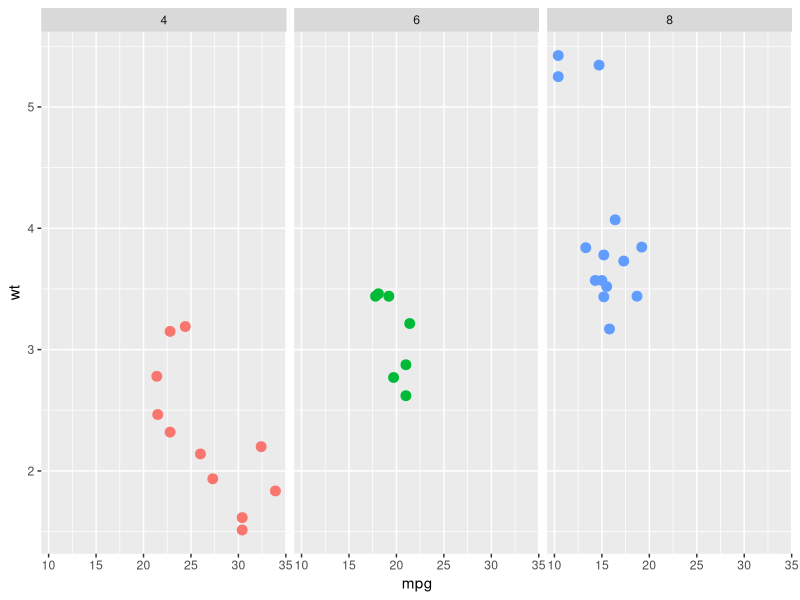
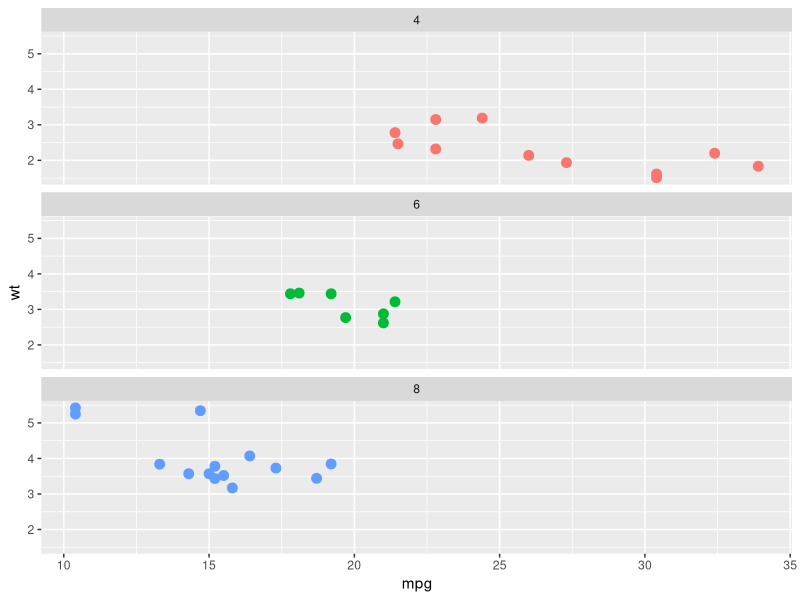
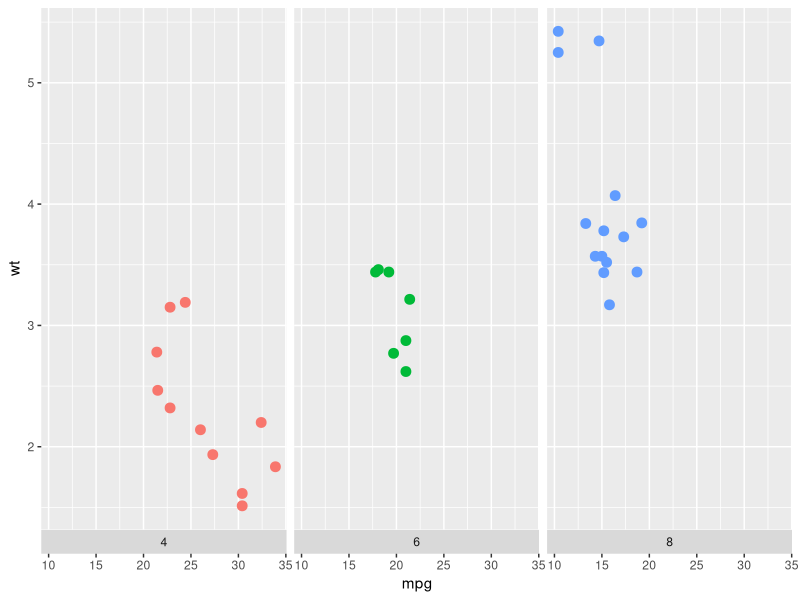
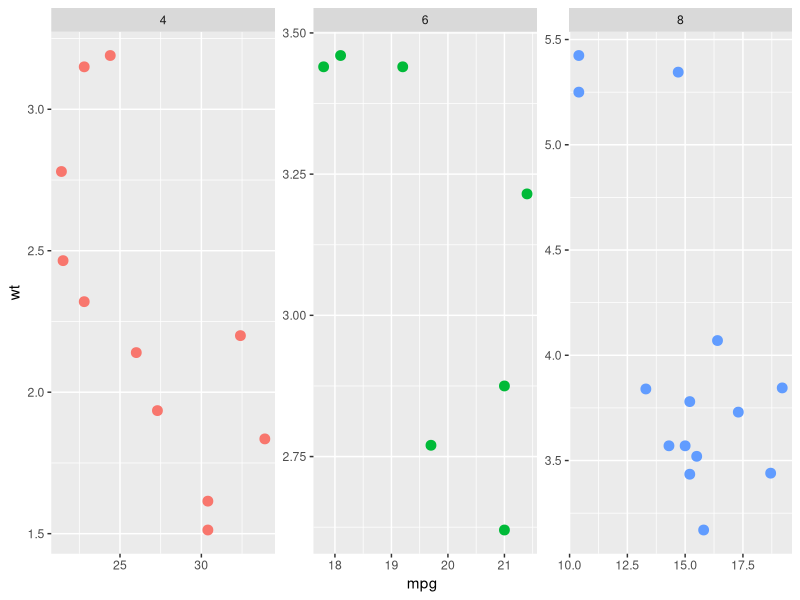

Reproduce these figures in R, in order.
## ---- chunk 1
library(ggplot2)
head(mtcars)
 
# Split by columns (default)
ggplot( mtcars , aes(x=mpg, y=wt, color=as.factor(cyl) )) + 
  geom_point(size=3) +  
  facet_wrap(~cyl) +
  theme(legend.position="none")
# Split by row
ggplot( mtcars , aes(x=mpg, y=wt, color=as.factor(cyl)  )) + 
  geom_point(size=3) +  
  facet_wrap(~cyl , dir="v")  +
  theme(legend.position="none")
# Add label at the bottom
ggplot( mtcars , aes(x=mpg, y=wt, color=as.factor(cyl)  )) + 
  geom_point(size=3) +  
  facet_wrap(~cyl , strip.position="bottom") +
  theme(legend.position="none")
# Use same scales for all
ggplot( mtcars , aes(x=mpg, y=wt, color=as.factor(cyl)  )) + 
  geom_point(size=3) +  
  facet_wrap(~cyl , scales="free" ) +
  theme(legend.position="none")
